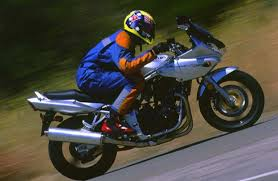
#> input picture RepresentationLearning/HW0/im3.jpeg, 278 x 181 px
$ python Kmeans.py   (Python 2 division)
#> lines starting #> are read from the running program, lines starting #| are printed output that depends on the picture; long printed decimals are rounded
import cv2
import random
import numpy as np
import numpy.random
import matplotlib.pyplot as plt
from numpy import linalg as LA
#np.random.seed(0)

def assign(d,n,x,K,S):
    temp = np.zeros((n,K))
    for k in range(K):
		temp[:,k]=(np.linalg.norm(x.T-S[:,k],axis=1))
    return np.argmin(temp,axis=1)

def nextS(d,n,x,k,cluster):
	nextC = np.zeros((d,k))
	for i in range(n):
		nextC[:,int(cluster[i])] = nextC[:,int(cluster[i])] + x[:,i]
	for i in range(k):
		nextC[:,i] = nextC[:,i]/np.sum(np.count_nonzero(cluster==i))
	return nextC

def printerror(n,x,cluster,S,iteration):
	error = 0
	for i in range(n):
		error = error + (LA.norm(S[:,int(cluster[i])]-x[:,i]))**2
	print("Iteration: "+str(iteration) + "    Error:  "+str(error))

def disp(d,n,x,k,S,cluster):
	if d==2:
		# randomly generate colors
		colors = [numpy.random.rand(3,) for i in range(k)]
		for i in range(n):
			plt.scatter(x[0,i],x[1,i],c=colors[int(cluster[i])])
		inver = (np.ones(3)-colors)
		for i in range(k):
			plt.scatter(S[0,:],S[1,:],c=inver)
		plt.grid()
		plt.show()

def k_means(d,n,x,k,epsilon):

	# intialisation of centroids
	# Taking first centroid as centroid of first n/k samples
	# S is the set of all centroids, i.e, d x k  matrix
	S = np.zeros((d,k))
	for i in range(k):
		S[:,i] = np.mean(x[: , i*(n/k):(i+1)*(n/k)-1 ], axis = 1)
	#print(S)
	# cluster is a 1xn vector
	# ith entry respresent centroid index of x[i] in set S
	cluster = assign(d,n,x,k,S)
	nextC = nextS(d,n,x,k,cluster)
	iteration = 0
	#printerror(n,x,cluster,S,iteration)

	while (LA.norm(nextC - S))**2 >= epsilon :
		S = nextC
		iteration = iteration + 1
		cluster = assign(d,n,x,k,S)
		#printerror(n,x,cluster,S,iteration)
		nextC = nextS(d,n,x,k,cluster)

	res = x
	for i in range(n):
		res[:,i]=S[:,int(cluster[i])]
	print("\nFinal Centroids\n")
	print(S)
	disp(d,n,x,k,S,cluster)
	return res


k = int(input("Enter k :  "))
#> the answer given: 3
epsilon = float(input("Enter epsilon:  "))
#> the answer given: 3
path = raw_input("Full image path :  ")
#> the answer given: im3.jpeg

# reading and reshaping image
img = cv2.imread(str(path))
#> img is the input picture: shape (181, 278, 3); mean B, G, R 62.6, 71.9, 74
#str(path))
img=cv2.cvtColor(img,cv2.COLOR_BGR2RGB)
vectorized = (img.reshape((-1,3))).T
vectorized = np.float32(vectorized)

n = len(vectorized[0,:])
#> n = 50318
d = 3

result = ((k_means(d,n,vectorized,k,epsilon)).T).reshape((img.shape))
#> after the loop in k_means, `for i in range(k):`: S = [[59.59, 64.43, 97.92], [59.43, 64.25, 91.97], [40.81, 59.23, 87.69]]
#> after the loop in nextS, `for i in range(n):`: nextC = [[863423, 214578, 2644474], [902764, 232520, 2481861], [495551, 261424, 2392126]]
#> after the loop in nextS, `for i in range(k):`: nextC = [[34.66, 59.18, 121.4], [36.24, 64.13, 114], [19.89, 72.1, 109.8]]
#> the loop in k_means, `while (LA.norm(nextC - S))**2 >= epsilon :` made 8 passes
#> after the loop in k_means, `while (LA.norm(nextC - S))**2 >= epsilon :`: iteration = 8
#| [[ 32.962 108.556 126.822]
#|  [ 35.365  96.948 128.296]
#|  [ 22.594  71.213  155.113 ]]
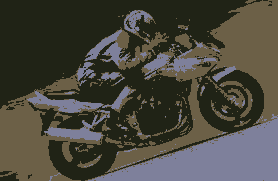
#> result: shape (181, 278, 3) float32; mean R, G, B 73.6, 71.5, 62.1

figure_size = 10
plt.figure(figsize=(figure_size,figure_size))
plt.subplot(1,2,1),plt.imshow(img)
plt.title('Original Image'), plt.xticks([]), plt.yticks([])
plt.subplot(1,2,2),plt.imshow(result)
plt.title('Segmented Image when K = %i' % k), plt.xticks([]), plt.yticks([])
plt.show()
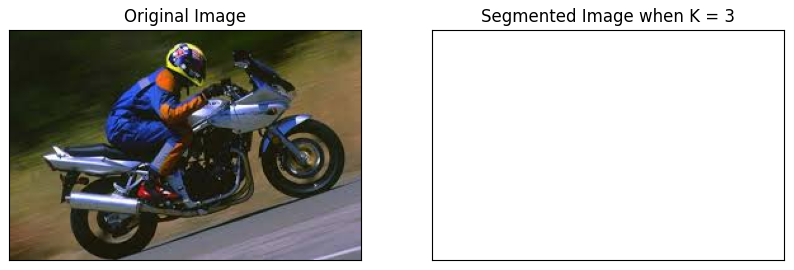
#> figure drawn by matplotlib, 2 panels

$ run again, on RepresentationLearning/HW0/im8.jpeg
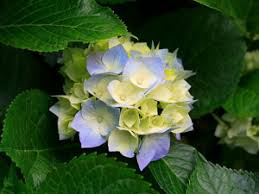
#> input picture RepresentationLearning/HW0/im8.jpeg, 259 x 194 px
#> img is the input picture: shape (194, 259, 3); mean B, G, R 45, 81.5, 57.9
#> n = 50246
#> after the loop in k_means, `for i in range(k):`: S = [[33.48, 91.93, 48.29], [60.91, 107.3, 76.25], [25.12, 66.71, 43.12]]
#> after the loop in nextS, `for i in range(n):`: nextC = [[379026, 2291488, 238869], [1287944, 2409984, 396261], [203780, 1906471, 150412]]
#> after the loop in nextS, `for i in range(k):`: nextC = [[12.41, 149.8, 54.07], [42.19, 157.5, 89.69], [6.67, 124.6, 34.05]]
#> the loop in k_means, `while (LA.norm(nextC - S))**2 >= epsilon :` made 8 passes
#> after the loop in k_means, `while (LA.norm(nextC - S))**2 >= epsilon :`: iteration = 8
#| [[ 12.723 183.048  80.424]
#|  [ 42.579 183.513 106.224]
#|  [  6.963 157.349  57.396]]
#> `result = ((k_means(d,n,vectorized,k,epsilon)).T).reshape((img.shape))`:
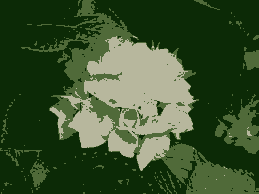
#> result: shape (194, 259, 3) float32; mean R, G, B 57.6, 81.2, 44.7
#> `plt.show()`:
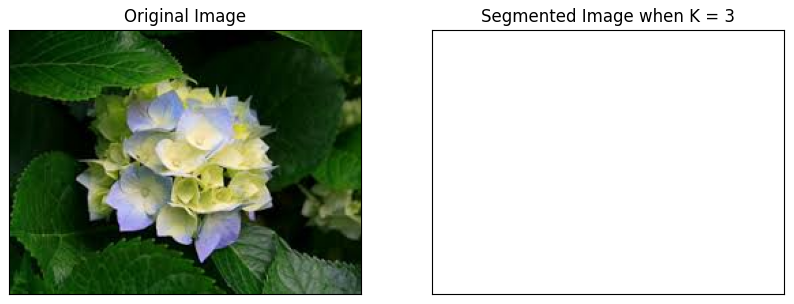
#> figure drawn by matplotlib, 2 panels
